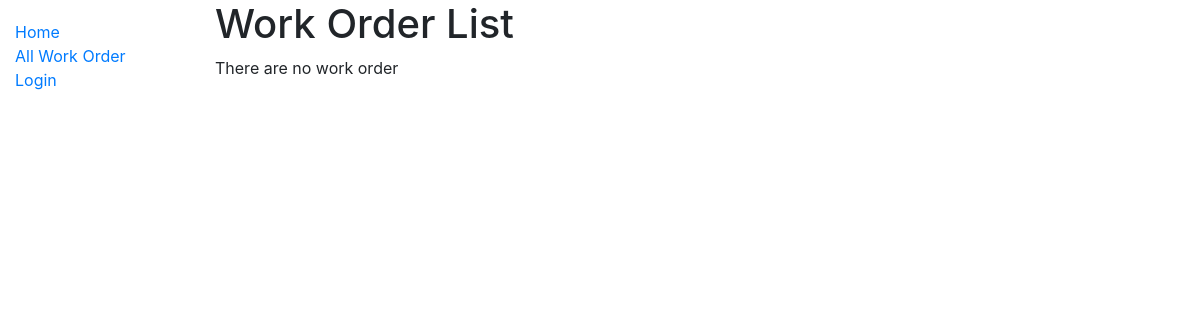
Page /workOrder/work_orders/ on the earlier database version.
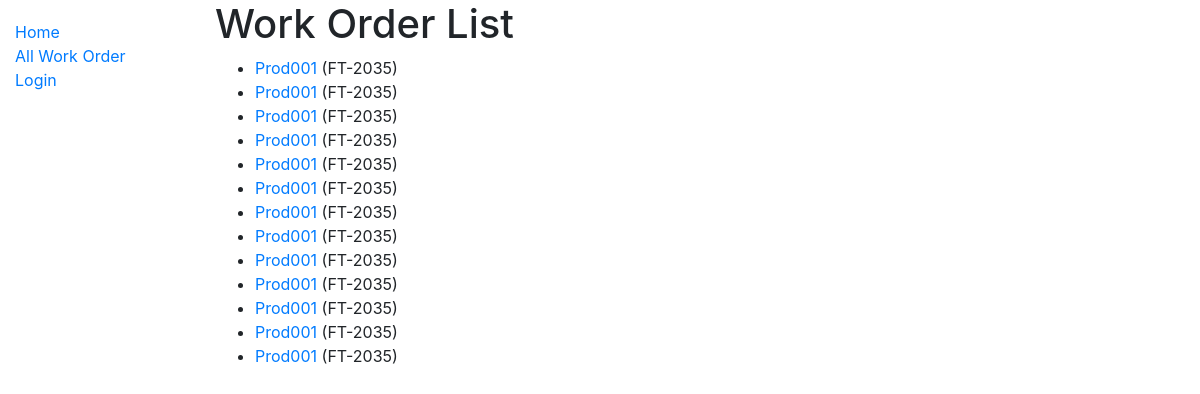
Same page on the later database version.
### workOrder/models.py (models this page shows, shortened)
class Work_order(models.Model):
    wo_number = models.CharField(max_length=20, null=True)
    tagnumber = models.CharField(max_length=50, null=True, help_text='Enter tagnumber(eg. FT-1405)')
    problem = models.TextField(max_length=1000, null=True)
    originator = models.ForeignKey(User, on_delete=models.SET_NULL, null=True)
    dest_section = models.ForeignKey(Section,
        on_delete=models.SET_NULL,
        null=True)
    PRIORITY_STATUS = (
        ('n', 'Normal'),
        ('e', 'Emergency'),
        ('s', 'Shutdown'),
        ('o', 'Other'),
    )
    priority = models.CharField(max_length=1,
        choices=PRIORITY_STATUS,
        blank=True,
        default='n')
    date_open = models.DateField()
    ACTION_STATUS = (
        ('f', 'Forward'),
        ('r', 'Return'),
        ('o', 'Other'),
    )
    action = models.CharField(max_length=1,
        choices=ACTION_STATUS,
        blank=True,
        default='f')
    status = models.CharField(max_length=2,
        blank=True)
    class Meta:
        ordering = ['originator','status','wo_number']
    def get_absolute_url(self):
        return reverse('work_order-detail', args=[str(self.id)])

### workOrder/views.py (the view)
# urls.py: path('work_orders/', views.Work_orderListView.as_view(), name='work_orders'),
class Work_orderListView(generic.ListView):
    model = Work_order

### workOrder/templates/workOrder/work_order_list.html
{% extends "base_generic.html" %}
{% block content %}
  <h1>Work Order List</h1>
  {% if work_order_list %}
  <ul>
    {% for work_order in work_order_list %}
      <li>
        <a href="{{ work_order.get_absolute_url }}">{{ work_order.wo_number }}</a> ({{work_order.tagnumber}})
      </li>
    {% endfor %}
  </ul>
  {% else %}
    <p>There are no work order</p>
  {% endif %}
{% endblock %}

### workOrder/templates/base_generic.html (shortened to what this page needs)
<!DOCTYPE html>
<html lang="en">
    <head>
        <link rel="stylesheet" href="https://stackpath.bootstrapcdn.com/bootstrap/4.1.3/css/bootstrap.min.css">
        {% load static %}
        <link rel="stylesheet" href="{% static 'css/styles.css' %}">
    </head>
    <body>
    <div class="container-fluid">
        <div class="row">
            <div class="col-sm-2">
            {% block sidebar %}
                <ul class="sidebar-nav">
                    <li><a href="{% url 'index' %}">Home</a></li>
                    <li><a href="{% url 'work_orders' %}">All Work Order</a></li>
                    {% if user.is_authenticated %}
                        <li>User: {{ user.get_username }}</li>
                        <li><a href="{% url 'logout'%}?next={{request.path}}">Logout</a></li>
                    {% else %}
                        <li><a href="{% url 'login'%}?next={{request.path}}">Login</a></li>
                    {% endif %}
                </ul>
            {% endblock %}
            </div>
            <div class="col-sm-10 ">{% block content %}{% endblock %}</div>
        </div>
    </div>
    </body>
</html>

### workOrder/templates/static/css/styles.css (style rules this page uses)
.sidebar-nav { margin-top: 20px; padding: 0; list-style: none; }

Differences in the rows shown:
added Work_order: wo_number "Prod001", tagnumber "FT-2035"
added Work_order: wo_number "Prod001", tagnumber "FT-2035"
added Work_order: wo_number "Prod001", tagnumber "FT-2035"
added Work_order: wo_number "Prod001", tagnumber "FT-2035"
added Work_order: wo_number "Prod001", tagnumber "FT-2035"
added Work_order: wo_number "Prod001", tagnumber "FT-2035"
added Work_order: wo_number "Prod001", tagnumber "FT-2035"
added Work_order: wo_number "Prod001", tagnumber "FT-2035"
added Work_order: wo_number "Prod001", tagnumber "FT-2035"
added Work_order: wo_number "Prod001", tagnumber "FT-2035"
added Work_order: wo_number "Prod001", tagnumber "FT-2035"
added Work_order: wo_number "Prod001", tagnumber "FT-2035"
added Work_order: wo_number "Prod001", tagnumber "FT-2035"
Other differences:
text no longer shown: "There are no work order"
